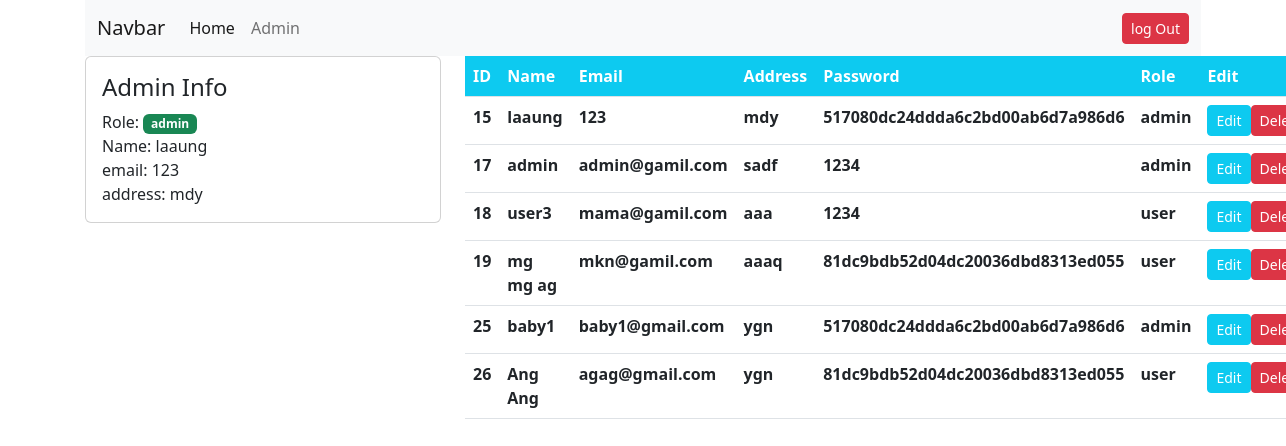
The app's page /admin.php (signed in) with its own data.
### tables this page shows
CREATE TABLE `user` (
  `id` int(11) NOT NULL,
  `name` varchar(100) NOT NULL,
  `email` varchar(100) NOT NULL,
  `address` text NOT NULL,
  `password` varchar(100) NOT NULL,
  `role` varchar(100) NOT NULL DEFAULT 'user'
);

### admin.php (the view, shortened to what this page needs)
<?php
  include 'connect.php';
?>
<!DOCTYPE html>
<html lang="en">
<head>
    <link href="https://cdn.jsdelivr.net/npm/bootstrap@5.2.3/dist/css/bootstrap.min.css" rel="stylesheet">
</head>
<body>
  <?php
        $auth_user_id = $_SESSION['user_array'] ['id'];
        $auth_user_result = mysqli_query($dbconnection,"SELECT * FROM user WHERE id =$auth_user_id");
        if($auth_user_result) {
          $auth_user_array = mysqli_fetch_array($auth_user_result);
        } else {
          die ('Error:' .mysqli_error($dbconnection));
        }
  ?>
<div class="container">
<nav class="navbar navbar-expand-lg bg-light">
  <div class="container-fluid">
    <a class="navbar-brand" href="#">Navbar</a>
    <div class="collapse navbar-collapse" id="navbarNav">
      <ul class="navbar-nav">
        <li class="nav-item">
          <a class="nav-link active" aria-current="page" href="index.php">Home</a>
        </li>
        <li class="nav-item">
          <a class="nav-link" href="admin.php">Admin</a>
        </li>
  </div>
          <form action="logout.php" method="GET">
          <button type="submit" name="logoutButton" class="btn btn-danger btn-sm float-right ml-auto" onclick="return confirm('R U sure to logout')">log Out</button>
          </form>
    </div>
</nav>
</div>
<div class="container">
  <div class="row">
    <div class="col-md-4">
      <div class="card ">
        <div class="card-body">
            <h4>Admin Info</h4>
            <div>
            Role:
              <span class=" bg-success text-white badge badge "> <?php echo $auth_user_array['role']?></span>
            </div>
            <div>
               Name: <?php echo $auth_user_array['name']?>
            </div>
            <div>
               email: <?php echo $auth_user_array['email']?>
            </div>
            <div>
               address: <?php echo $auth_user_array['address']?>
            </div>
        </div>
      </div>
    </div>
    <div class="col-md-8">
    <table class="table ">
  <thead class="bg-info">
    <tr class="text-white">
      <th scope="col">ID</th>
      <th scope="col">Name</th>
      <th scope="col">Email</th>
      <th scope="col">Address</th>
      <th scope="col">Password</th>
      <th scope="col">Role</th>
      <th scope="col">Edit</th>
    </tr>
  </thead>
  <tbody>
    <?php
      $query ="SELECT * FROM user";
      $result =mysqli_query($dbconnection,$query);
      foreach($result as $user){
          ?>
          <tr>
      <th scope="row"><?php echo $user['id'];?></th>
      <th scope="row"><?php echo $user['name'];?></th>
      <th scope="row"><?php echo $user['email'];?></th>
      <th scope="row"><?php echo $user['address'];?></th>
      <th scope="row"><?php echo $user['password'];?></th>
      <th scope="row"><?php echo $user['role'];?></th>
      <th scope="row">
        <div class="d-flex justify-content-start">
            <a href="admin.php?user_id_to_update=<?php echo $user['id'];?>" class="btn btn-info btn-sm text-white">Edit</a>
            <a href="admin.php?user_id_to_delete=<?php echo $user['id'];?>" class="btn btn-danger btn-sm text-white">Delete</a>
             </tr>
            </div>
    <?php
     }
    ?>
</body>
</html>

### records on screen
user: role "admin", name "laaung", email "123", address "mdy", id "15", password "517080dc24ddda6c2bd00ab6d7a986d6"
user: id "17", name "admin", email "admin@gamil.com", address "sadf", password "1234", role "admin"
user: id "18", name "user3", email "mama@gamil.com", address "aaa", password "1234", role "user"
user: id "19", name "mg mg ag", email "mkn@gamil.com", address "aaaq", password "81dc9bdb52d04dc20036dbd8313ed055", role "user"
user: id "25", name "baby1", email "baby1@gmail.com", address "ygn", password "517080dc24ddda6c2bd00ab6d7a986d6", role "admin"
user: id "26", name "Ang Ang", email "agag@gmail.com", address "ygn", password "81dc9bdb52d04dc20036dbd8313ed055", role "user"
